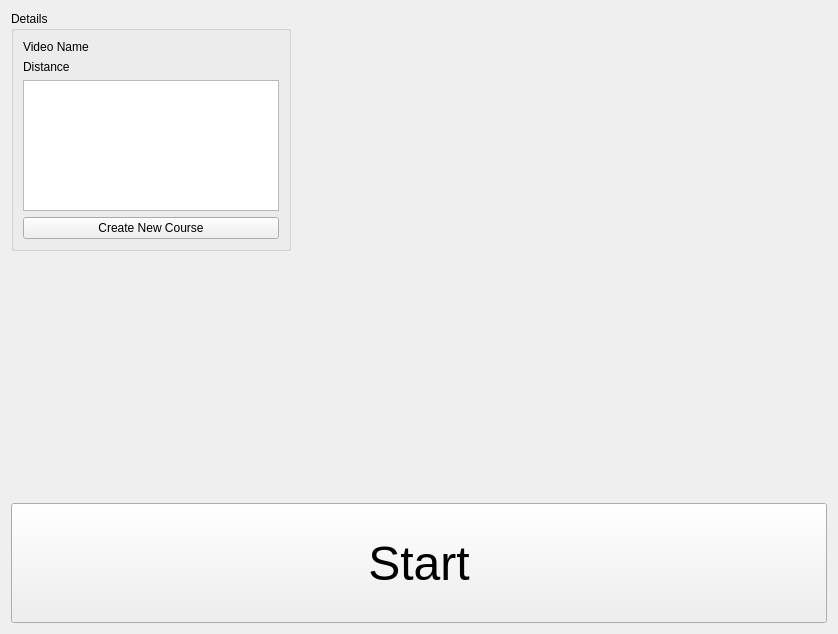
<?xml version="1.0" encoding="UTF-8"?>
<ui version="4.0">
 <class>VideoDetails</class>
 <widget class="QWidget" name="VideoDetails">
  <property name="geometry">
   <rect>
    <x>0</x>
    <y>0</y>
    <width>838</width>
    <height>634</height>
   </rect>
  </property>
  <property name="windowTitle">
   <string>Form</string>
  </property>
  <layout class="QGridLayout" name="gridLayout_2">
   <item row="0" column="1">
    <widget class="VideoScreenshotWidget" name="videoScreenshotWidget" native="true">
     <property name="sizePolicy">
      <sizepolicy hsizetype="Preferred" vsizetype="Preferred">
       <horstretch>10</horstretch>
       <verstretch>2</verstretch>
      </sizepolicy>
     </property>
    </widget>
   </item>
   <item row="0" column="0">
    <widget class="QGroupBox" name="groupBox">
     <property name="sizePolicy">
      <sizepolicy hsizetype="Minimum" vsizetype="Preferred">
       <horstretch>1</horstretch>
       <verstretch>0</verstretch>
      </sizepolicy>
     </property>
     <property name="title">
      <string>Details</string>
     </property>
     <layout class="QVBoxLayout" name="verticalLayout">
      <item>
       <widget class="QLabel" name="nameLabel">
        <property name="text">
         <string>Video Name</string>
        </property>
       </widget>
      </item>
      <item>
       <widget class="QLabel" name="distanceLabel">
        <property name="text">
         <string>Distance</string>
        </property>
       </widget>
      </item>
      <item>
       <widget class="QListWidget" name="courseListWidget">
        <property name="sizePolicy">
         <sizepolicy hsizetype="Minimum" vsizetype="Expanding">
          <horstretch>0</horstretch>
          <verstretch>0</verstretch>
         </sizepolicy>
        </property>
       </widget>
      </item>
      <item>
       <widget class="QPushButton" name="newCourseButton">
        <property name="text">
         <string>Create New Course</string>
        </property>
       </widget>
      </item>
     </layout>
    </widget>
   </item>
   <item row="1" column="0" colspan="2">
    <widget class="AltitudeProfileWidget" name="altitudeProfileWidget" native="true">
     <property name="sizePolicy">
      <sizepolicy hsizetype="Preferred" vsizetype="Preferred">
       <horstretch>4</horstretch>
       <verstretch>2</verstretch>
      </sizepolicy>
     </property>
    </widget>
   </item>
   <item row="2" column="0" colspan="2">
    <widget class="QPushButton" name="startButton">
     <property name="enabled">
      <bool>true</bool>
     </property>
     <property name="sizePolicy">
      <sizepolicy hsizetype="Minimum" vsizetype="Preferred">
       <horstretch>0</horstretch>
       <verstretch>1</verstretch>
      </sizepolicy>
     </property>
     <property name="font">
      <font>
       <pointsize>36</pointsize>
      </font>
     </property>
     <property name="text">
      <string>Start</string>
     </property>
    </widget>
   </item>
  </layout>
 </widget>
 <customwidgets>
  <customwidget>
   <class>AltitudeProfileWidget</class>
   <extends>QWidget</extends>
   <header>maingui/altitudeprofilewidget.h</header>
   <container>1</container>
  </customwidget>
  <customwidget>
   <class>VideoScreenshotWidget</class>
   <extends>QWidget</extends>
   <header>maingui/videoscreenshotwidget.h</header>
   <container>1</container>
  </customwidget>
 </customwidgets>
 <resources/>
 <connections/>
</ui>
